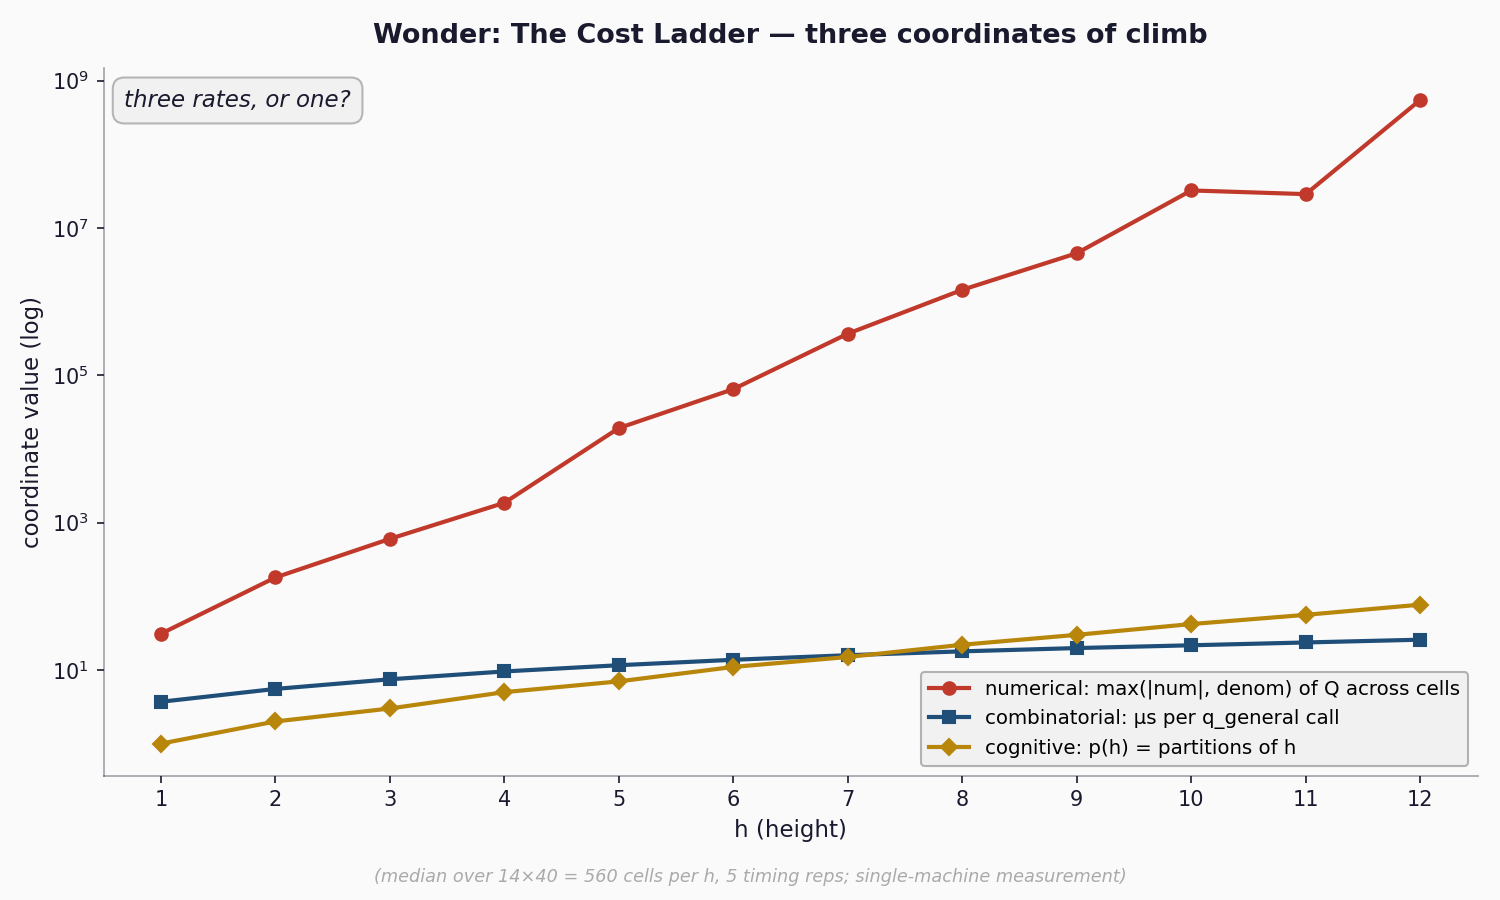

The script that saved this image:
"""
wonder_cost_ladder.py — emblem render for wonders/wonder-cost-ladder.md.

Three curves over h ∈ [1, 12], log-y:

  - Numerical (crimson):   median log10(max(numerator, denominator)) of
                           q_general(n, h, k) — the bignum width.
  - Combinatorial (navy):  median wall-clock μs per q_general call —
                           proxy for arithmetic operations.
  - Cognitive (gold):      partition count p(h) — proxy for
                           (shape × tau_sig) classes at height h.

If the three track on log-y, the wonder is one rate. If they diverge,
the ladder is three ladders. The emblem records which.

This emblem doubles as the wonder's first instrumentation pass per
the entry's provocation #1.

Run: sage -python experiments/acm-champernowne/base10/q_distillery/wonder_cost_ladder.py
"""

from __future__ import annotations

import os
import sys
import time
from fractions import Fraction

import matplotlib.pyplot as plt
import numpy as np

HERE = os.path.dirname(os.path.abspath(__file__))
# q_distillery -> base10 -> acm-champernowne -> experiments -> BIDDER
REPO = HERE
for _ in range(4):
    REPO = os.path.dirname(REPO)
sys.path.insert(0, os.path.join(REPO, 'algebra'))

from predict_q import q_general  # noqa: E402


H_MAX = 12
N_VALUES = list(range(2, 16))     # 14 values
K_VALUES = list(range(1, 31)) + [
    # boundary-y cells with higher Ω, to expose the bignum-width tail
    2 * 3, 2 * 3 * 5, 2 * 3 * 5 * 7, 2 * 3 * 5 * 7 * 11,
    2 * 3 * 5 * 7 * 11 * 13, 2 * 3 * 5 * 7 * 11 * 13 * 17,
    2 ** 4, 3 ** 4, 5 ** 4, 7 ** 4,
]
TIMING_REPS = 5

BG = '#fafafa'
FG = '#1a1a2e'
NUM = '#c0392b'    # crimson — numerical
COMB = '#1f4e79'   # navy — combinatorial
COG = '#b8860b'    # dark goldenrod — cognitive
GUIDE = '#aaaaaa'


def partition_count(n: int) -> int:
    """Number of integer partitions of n. Standard recurrence by
    bounded part size: p(n, k) = p(n, k-1) + p(n-k, k)."""
    if n < 0:
        return 0
    if n == 0:
        return 1
    # iterative DP
    table = [0] * (n + 1)
    table[0] = 1
    for k in range(1, n + 1):
        for j in range(k, n + 1):
            table[j] += table[j - k]
    return table[n]


def bignum_width(q: Fraction) -> float:
    """log10(max(|numerator|, |denominator|)). Returns 0 for q = 0."""
    if q == 0:
        return 0.0
    a = abs(q.numerator)
    b = q.denominator
    return float(np.log10(max(a, b)))


def measure_h(h: int):
    """Return (max_bignum_width, median_micros_per_call, partition_count).

    Numerical coordinate uses *max* across cells, not median: the wonder
    is in the heavy-tail boundary cells where the master expansion's
    alternating terms reach huge magnitudes before cancelling. Median is
    dominated by typical cells and misses the climb.
    """
    widths = []
    timings = []
    cells = 0
    for n in N_VALUES:
        for k in K_VALUES:
            # bignum width
            q = q_general(n, h, k)
            widths.append(bignum_width(q))
            # wall-clock
            t0 = time.perf_counter()
            for _ in range(TIMING_REPS):
                q_general(n, h, k)
            t1 = time.perf_counter()
            timings.append((t1 - t0) * 1e6 / TIMING_REPS)
            cells += 1
    bw = float(np.max(widths))
    tm = float(np.median(timings))
    pc = partition_count(h)
    return bw, tm, pc, cells


def main():
    print(f'sampling {len(N_VALUES) * len(K_VALUES)} cells per h, '
          f'h ∈ [1, {H_MAX}], {TIMING_REPS} timing reps each ...')
    print()
    print(f'{"h":>3}  {"max bignum w.":>14}  {"μs/call":>10}  {"p(h)":>8}')
    print(f'{"-"*3}  {"-"*14}  {"-"*10}  {"-"*8}')

    h_values = list(range(1, H_MAX + 1))
    bw_arr = []
    tm_arr = []
    pc_arr = []
    for h in h_values:
        bw, tm, pc, _cells = measure_h(h)
        bw_arr.append(bw)
        tm_arr.append(tm)
        pc_arr.append(pc)
        print(f'{h:>3}  {bw:>14.3f}  {tm:>10.2f}  {pc:>8}')

    fig, ax = plt.subplots(figsize=(10, 6), facecolor=BG)
    ax.set_facecolor(BG)

    h_x = np.array(h_values)

    # numerical: 10^bignum_width
    num_y = 10.0 ** np.array(bw_arr)
    # combinatorial: μs per call
    comb_y = np.array(tm_arr)
    # cognitive: p(h)
    cog_y = np.array(pc_arr, dtype=float)

    ax.plot(h_x, num_y, color=NUM, linewidth=2.0, marker='o', markersize=6,
            label='numerical: max(|num|, denom) of Q across cells', zorder=4)
    ax.plot(h_x, comb_y, color=COMB, linewidth=2.0, marker='s', markersize=5.5,
            label='combinatorial: μs per q_general call', zorder=4)
    ax.plot(h_x, cog_y, color=COG, linewidth=2.0, marker='D', markersize=5.5,
            label='cognitive: p(h) = partitions of h', zorder=4)

    ax.set_yscale('log')
    ax.set_xticks(h_values)
    ax.set_xlim(0.5, H_MAX + 0.5)

    # subtle "three rates, or one?" annotation
    ax.text(0.015, 0.97, 'three rates, or one?',
            transform=ax.transAxes, color=FG, fontsize=11,
            va='top', ha='left', style='italic',
            bbox=dict(boxstyle='round,pad=0.5', facecolor='#f0f0f0',
                      edgecolor=GUIDE, alpha=0.85))

    # axes / spines
    for side in ('top', 'right'):
        ax.spines[side].set_visible(False)
    for side in ('bottom', 'left'):
        ax.spines[side].set_color(FG)
        ax.spines[side].set_alpha(0.4)
    ax.tick_params(colors=FG, which='both')
    ax.set_xlabel('h (height)', color=FG, fontsize=11)
    ax.set_ylabel('coordinate value (log)', color=FG, fontsize=11)
    ax.set_title(
        'Wonder: The Cost Ladder — three coordinates of climb',
        color=FG, fontsize=13, pad=12, fontweight='semibold',
    )
    ax.legend(loc='lower right', facecolor='#f0f0f0', edgecolor=GUIDE,
              fontsize=9.5, framealpha=0.9)

    # footer
    fig.text(0.5, 0.02,
             f'(median over {len(N_VALUES)}×{len(K_VALUES)} = '
             f'{len(N_VALUES)*len(K_VALUES)} cells per h, '
             f'{TIMING_REPS} timing reps; single-machine measurement)',
             color=GUIDE, fontsize=8.5, ha='center', style='italic')

    fig.tight_layout(rect=[0, 0.04, 1, 1])
    out = os.path.join(HERE, 'wonder_cost_ladder.png')
    fig.savefig(out, dpi=150, facecolor=BG)
    print(f'\n-> {out}')


if __name__ == '__main__':
    main()
